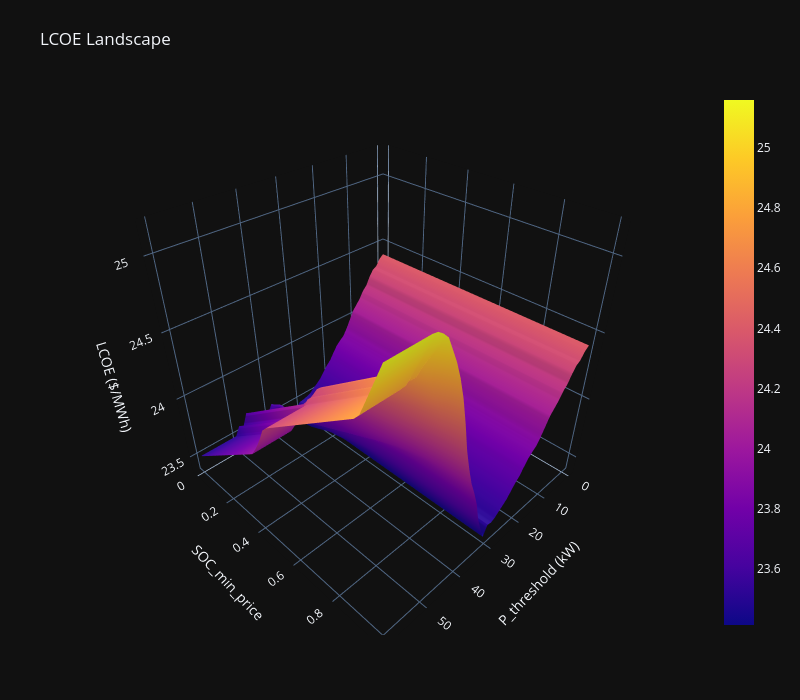

Write notebook code for a chart like this one.
### Code cell
from battery_sizing_cfa.optimizers.rbc_sizing import  rbc_opt_fun

# Define the range for p_threshold and soc_min_price
p_threshold_range = np.linspace(0, 60, 50) # Adjust the range as needed
soc_min_price_range = np.linspace(0, 1, 50)   # Adjust the range as needed

# Create a grid of parameter values
P_THRESHOLD, SOC_MIN_PRICE = np.meshgrid(p_threshold_range, soc_min_price_range)

# Initialize a list to store LCOE values
lcoe_values = []

# Compute LCOE for each combination of parameters
for i in range(P_THRESHOLD.shape[0]):
    row_lcoe = []
    for j in range(P_THRESHOLD.shape[1]):
        params = [res['x_pv'], res["E_bat_kWh"], P_THRESHOLD[i, j], SOC_MIN_PRICE[i, j]]
        lcoe = rbc_opt_fun(
            params,
            L=L,
            PV_base=PV_base,
            price=price,
            export_price=export_price,
            specs=specs
        )
        row_lcoe.append(lcoe)
    lcoe_values.append(row_lcoe)

LCOE_SURFACE = np.array(lcoe_values)

# Create the surface plot
fig = go.Figure(data=[go.Surface(z=LCOE_SURFACE, x=P_THRESHOLD, y=SOC_MIN_PRICE)])

fig.update_layout(
    title='LCOE Landscape',
    scene = dict(
        xaxis_title='P_threshold (kW)',
        yaxis_title='SOC_min_price',
        zaxis_title='LCOE ($/MWh)'),
    autosize=False,
    width=800,
    height=700,
    margin=dict(l=65, r=50, b=65, t=90)
)

fig.show()

### Figure 1 — Plotly figure (JSON) as saved in the notebook; plotly's stock layout.template omitted (floating-point values rounded to 4 significant figures; data arrays with more than 128 entries replaced by an {"elided": "..."} marker saying what was removed)
{"data": [{"x": {"elided": "50x50 float values"}, "y": {"elided": "50x50 float values"}, "z": {"elided": "50x50 float values"}, "type": "surface"}], "layout": {"margin": {"l": 65, "r": 50, "b": 65, "t": 90}, "title": {"text": "LCOE Landscape"}, "scene": {"xaxis": {"title": {"text": "P_threshold (kW)"}}, "yaxis": {"title": {"text": "SOC_min_price"}}, "zaxis": {"title": {"text": "LCOE ($/MWh)"}}}, "autosize": false, "width": 800, "height": 700}}
